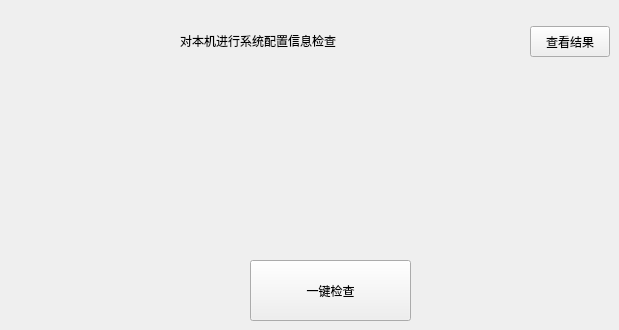
      <widget class="QWidget" name="page_15">
       <widget class="QLabel" name="label_15">
        <property name="geometry">
         <rect>
          <x>257</x>
          <y>90</y>
          <width>150</width>
          <height>150</height>
         </rect>
        </property>
        <property name="text">
         <string/>
        </property>
        <property name="textFormat">
         <enum>Qt::AutoText</enum>
        </property>
        <property name="pixmap">
         <pixmap resource="button.qrc">:/button/earthscan.png</pixmap>
        </property>
        <property name="scaledContents">
         <bool>true</bool>
        </property>
       </widget>
       <widget class="QPushButton" name="peizhiButton">
        <property name="geometry">
         <rect>
          <x>250</x>
          <y>260</y>
          <width>161</width>
          <height>61</height>
         </rect>
        </property>
        <property name="text">
         <string>一键检查</string>
        </property>
       </widget>
       <widget class="QLabel" name="peizhiLabel">
        <property name="geometry">
         <rect>
          <x>180</x>
          <y>20</y>
          <width>351</width>
          <height>41</height>
         </rect>
        </property>
        <property name="styleSheet">
         <string notr="true">font: 18pt &quot;微软雅黑&quot;;
color: rgb(0, 0, 0);</string>
        </property>
        <property name="text">
         <string>对本机进行系统配置信息检查</string>
        </property>
       </widget>
       <widget class="QLabel" name="label_16">
        <property name="geometry">
         <rect>
          <x>145</x>
          <y>25</y>
          <width>30</width>
          <height>30</height>
         </rect>
        </property>
        <property name="text">
         <string/>
        </property>
        <property name="pixmap">
         <pixmap resource="button.qrc">:/button/attn.png</pixmap>
        </property>
        <property name="scaledContents">
         <bool>true</bool>
        </property>
       </widget>
       <widget class="QPushButton" name="peizhiCheckButton">
        <property name="geometry">
         <rect>
          <x>530</x>
          <y>26</y>
          <width>80</width>
          <height>31</height>
         </rect>
        </property>
        <property name="text">
         <string>查看结果</string>
        </property>
       </widget>
      </widget>
